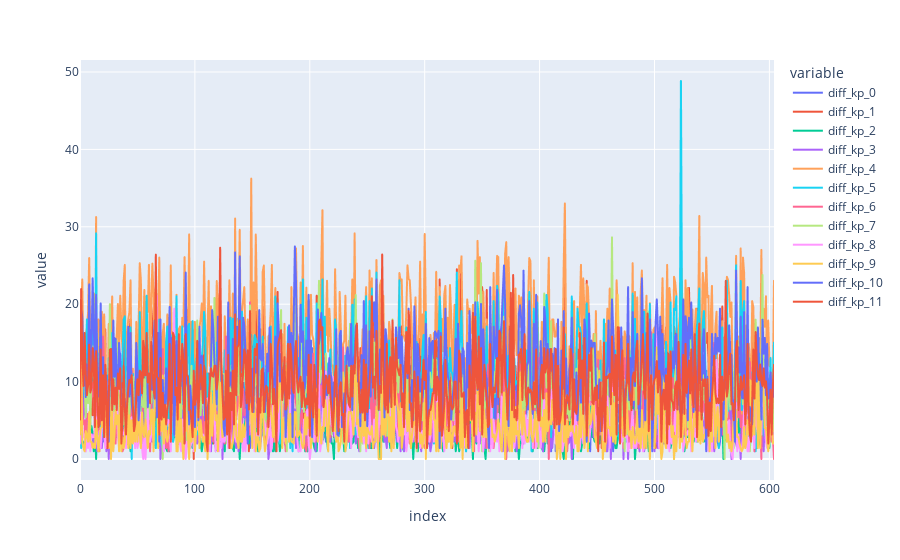

The notebook cell this image was saved under:
### Code cell
df_comb[cols].plot()

### Figure 1 — Plotly figure (JSON) as saved in the notebook; plotly's stock layout.template omitted (floating-point values rounded to 4 significant figures; data arrays with more than 128 entries replaced by an {"elided": "..."} marker saying what was removed)
{"data": [{"hovertemplate": "variable=diff_kp_0<br>index=%{x}<br>value=%{y}<extra></extra>", "legendgroup": "diff_kp_0", "line": {"color": "#636efa", "dash": "solid"}, "marker": {"symbol": "circle"}, "mode": "lines", "name": "diff_kp_0", "showlegend": true, "type": "scattergl", "x": {"elided": "605 int values"}, "xaxis": "x", "y": {"elided": "605 float values"}, "yaxis": "y"}, {"hovertemplate": "variable=diff_kp_1<br>index=%{x}<br>value=%{y}<extra></extra>", "legendgroup": "diff_kp_1", "line": {"color": "#EF553B", "dash": "solid"}, "marker": {"symbol": "circle"}, "mode": "lines", "name": "diff_kp_1", "showlegend": true, "type": "scattergl", "x": {"elided": "605 int values"}, "xaxis": "x", "y": {"elided": "605 float values"}, "yaxis": "y"}, {"hovertemplate": "variable=diff_kp_2<br>index=%{x}<br>value=%{y}<extra></extra>", "legendgroup": "diff_kp_2", "line": {"color": "#00cc96", "dash": "solid"}, "marker": {"symbol": "circle"}, "mode": "lines", "name": "diff_kp_2", "showlegend": true, "type": "scattergl", "x": {"elided": "605 int values"}, "xaxis": "x", "y": {"elided": "605 float values"}, "yaxis": "y"}, {"hovertemplate": "variable=diff_kp_3<br>index=%{x}<br>value=%{y}<extra></extra>", "legendgroup": "diff_kp_3", "line": {"color": "#ab63fa", "dash": "solid"}, "marker": {"symbol": "circle"}, "mode": "lines", "name": "diff_kp_3", "showlegend": true, "type": "scattergl", "x": {"elided": "605 int values"}, "xaxis": "x", "y": {"elided": "605 float values"}, "yaxis": "y"}, {"hovertemplate": "variable=diff_kp_4<br>index=%{x}<br>value=%{y}<extra></extra>", "legendgroup": "diff_kp_4", "line": {"color": "#FFA15A", "dash": "solid"}, "marker": {"symbol": "circle"}, "mode": "lines", "name": "diff_kp_4", "showlegend": true, "type": "scattergl", "x": {"elided": "605 int values"}, "xaxis": "x", "y": {"elided": "605 float values"}, "yaxis": "y"}, {"hovertemplate": "variable=diff_kp_5<br>index=%{x}<br>value=%{y}<extra></extra>", "legendgroup": "diff_kp_5", "line": {"color": "#19d3f3", "dash": "solid"}, "marker": {"symbol": "circle"}, "mode": "lines", "name": "diff_kp_5", "showlegend": true, "type": "scattergl", "x": {"elided": "605 int values"}, "xaxis": "x", "y": {"elided": "605 float values"}, "yaxis": "y"}, {"hovertemplate": "variable=diff_kp_6<br>index=%{x}<br>value=%{y}<extra></extra>", "legendgroup": "diff_kp_6", "line": {"color": "#FF6692", "dash": "solid"}, "marker": {"symbol": "circle"}, "mode": "lines", "name": "diff_kp_6", "showlegend": true, "type": "scattergl", "x": {"elided": "605 int values"}, "xaxis": "x", "y": {"elided": "605 float values"}, "yaxis": "y"}, {"hovertemplate": "variable=diff_kp_7<br>index=%{x}<br>value=%{y}<extra></extra>", "legendgroup": "diff_kp_7", "line": {"color": "#B6E880", "dash": "solid"}, "marker": {"symbol": "circle"}, "mode": "lines", "name": "diff_kp_7", "showlegend": true, "type": "scattergl", "x": {"elided": "605 int values"}, "xaxis": "x", "y": {"elided": "605 float values"}, "yaxis": "y"}, {"hovertemplate": "variable=diff_kp_8<br>index=%{x}<br>value=%{y}<extra></extra>", "legendgroup": "diff_kp_8", "line": {"color": "#FF97FF", "dash": "solid"}, "marker": {"symbol": "circle"}, "mode": "lines", "name": "diff_kp_8", "showlegend": true, "type": "scattergl", "x": {"elided": "605 int values"}, "xaxis": "x", "y": {"elided": "605 float values"}, "yaxis": "y"}, {"hovertemplate": "variable=diff_kp_9<br>index=%{x}<br>value=%{y}<extra></extra>", "legendgroup": "diff_kp_9", "line": {"color": "#FECB52", "dash": "solid"}, "marker": {"symbol": "circle"}, "mode": "lines", "name": "diff_kp_9", "showlegend": true, "type": "scattergl", "x": {"elided": "605 int values"}, "xaxis": "x", "y": {"elided": "605 float values"}, "yaxis": "y"}, {"hovertemplate": "variable=diff_kp_10<br>index=%{x}<br>value=%{y}<extra></extra>", "legendgroup": "diff_kp_10", "line": {"color": "#636efa", "dash": "solid"}, "marker": {"symbol": "circle"}, "mode": "lines", "name": "diff_kp_10", "showlegend": true, "type": "scattergl", "x": {"elided": "605 int values"}, "xaxis": "x", "y": {"elided": "605 float values"}, "yaxis": "y"}, {"hovertemplate": "variable=diff_kp_11<br>index=%{x}<br>value=%{y}<extra></extra>", "legendgroup": "diff_kp_11", "line": {"color": "#EF553B", "dash": "solid"}, "marker": {"symbol": "circle"}, "mode": "lines", "name": "diff_kp_11", "showlegend": true, "type": "scattergl", "x": {"elided": "605 int values"}, "xaxis": "x", "y": {"elided": "605 float values"}, "yaxis": "y"}], "layout": {"legend": {"title": {"text": "variable"}, "tracegroupgap": 0}, "margin": {"t": 60}, "xaxis": {"anchor": "y", "domain": [0, 1], "title": {"text": "index"}}, "yaxis": {"anchor": "x", "domain": [0, 1], "title": {"text": "value"}}}}
